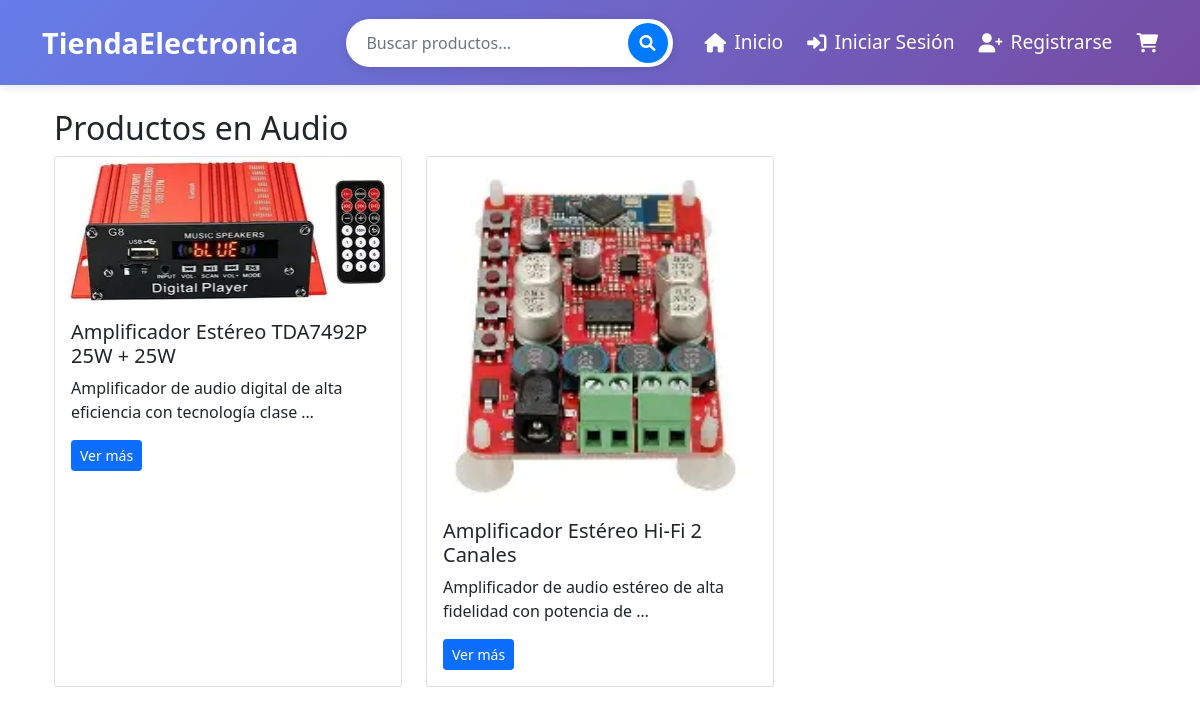
Screenshot of /productos/categoria/audio/ with the database file from the repository.
### apps/productos/models.py (models this page shows, shortened)
class CategoriaProducto(models.Model):
    nombre=models.CharField(max_length=100,unique=True)
    descripcion=models.TextField(blank=True)
    slug=models.SlugField(max_length=100,unique=True,blank=True)
    activa=models.BooleanField(default=True)
    fecha_creacion=models.DateTimeField(auto_now_add=True)
    imagen=models.ImageField(upload_to='categorias/',blank=True)
    class Meta:
        db_table='categoria_productos'
        verbose_name='Categoria'
        verbose_name_plural='Categorias'
        ordering=['nombre']

class ProductosElectronicos(models.Model):
    ESTADO_PRODUCTOS=[
        ('disponible','Disponible'),
        ('agotado','agotado'),
        ('descontinuado','Descontinuado'),
        ('preventa','pre-venta'),
    ]
    nombre = models.CharField(max_length=200)
    descripcion = models.TextField()
    precio = models.DecimalField(
        max_digits=10,
        decimal_places=2,
        validators=[MinValueValidator(Decimal('0.01'))]
    )
    precio_oferta = models.DecimalField(
        max_digits=10,
        decimal_places=2,
        null=True,
        blank=True,
        validators=[MinValueValidator(Decimal('0'))]
    )
    stock_cantidad = models.PositiveIntegerField(default=0)
    stock_minimo = models.PositiveIntegerField(default=1)
    sku = models.CharField(max_length=50, unique=True)
    marca = models.CharField(max_length=100)
    modelo = models.CharField(max_length=100)
    especificaciones_tecnicas = models.JSONField(default=dict, blank=True)
    color = models.CharField(max_length=50, blank=True)
    peso = models.DecimalField(
        max_digits=8,
        decimal_places=3,
        null=True,
        blank=True,
        help_text="Peso en kilogramos"
    )
    dimensiones = models.CharField(
        max_length=100,
        blank=True,
        help_text="Formato: Alto x Ancho x Profundidad en cm"
    )
    estado = models.CharField(
        max_length=20,
        choices=ESTADO_PRODUCTOS,
        default='disponible'
    )
    destacado = models.BooleanField(default=False)
    fecha_creacion = models.DateTimeField(auto_now_add=True)
    fecha_actualizacion = models.DateTimeField(auto_now=True)
    categoria = models.ForeignKey(
        CategoriaProducto,
        on_delete=models.SET_NULL,
        null=True,
        related_name='productos'
    )
    usuario_creador = models.ForeignKey(
        UsuarioTienda,
        on_delete=models.SET_NULL,
        null=True,
        related_name='productos_creados'
    )
    class Meta:
        db_table = 'producto_electronico'
        verbose_name = 'Producto Electrónico'
        verbose_name_plural = 'Productos Electrónicos'
        ordering = ['-fecha_creacion']
        indexes = [
            models.Index(fields=['sku']),
            models.Index(fields=['marca', 'modelo']),
            models.Index(fields=['estado']),
            models.Index(fields=['destacado']),
        ]
    @property
    def disponible(self):
        return self.estado == 'disponible' and self.stock_cantidad > 0

class ImagenProducto(models.Model):
    producto = models.ForeignKey(
        ProductosElectronicos,
        on_delete=models.CASCADE,
        related_name='imagenes'
    )
    imagen = models.ImageField(upload_to='productos/imagenes/')
    alt_text = models.CharField(max_length=255, blank=True)
    es_principal = models.BooleanField(default=False)
    orden = models.PositiveIntegerField(default=0)
    fecha_subida = models.DateTimeField(auto_now_add=True)
    class Meta:
        db_table = 'imagen_producto'
        verbose_name = 'Imagen de Producto'
        verbose_name_plural = 'Imágenes de Productos'
        ordering = ['orden', 'fecha_subida']

### apps/productos/views.py (the view)
# urls.py: path('categoria/<slug:slug>/', views.productos_por_categoria, name='por_categoria'),
def productos_por_categoria(request, slug):
    categoria = get_object_or_404(CategoriaProducto, slug=slug, activa=True)
    productos = ProductosElectronicos.objects.filter(
        categoria=categoria,
        estado='disponible'
    )
    paginator = Paginator(productos, 12)
    page_number = request.GET.get('page')
    page_obj = paginator.get_page(page_number)
    context = {
        'categoria_actual': categoria,
        'productos': page_obj,
        'categorias': CategoriaProducto.objects.filter(activa=True),
    }
    return render(request, 'productos/productos_categorias.html', context)

### apps/carrito/context_processors.py (called while the page is built)
def carrito_context(request):
    if request.user.is_authenticated:
        carrito, _ = Carrito.objects.get_or_create(usuario=request.user)
        total = carrito.items.aggregate(total=Sum('cantidad'))['total'] or 0
    else:
        total = 0
    return {'total_items_carrito': total}

### apps/productos/templates/productos/productos_categorias.html (shortened to what this page needs)
{% extends 'base.html' %}
{% block content %}
<div class="container mt-4">
    <h2>Productos en {{ categoria_actual.nombre }}</h2>
    <div class="row">
        {% for producto in productos %}
        <div class="col-md-4 mb-4">
            <div class="card h-100">
                {% if producto.imagenes.first %}
                <img src="{{ producto.imagenes.first.imagen.url }}" class="card-img-top" alt="{{ producto.nombre }}">
                {% endif %}
                <div class="card-body">
                    <h5 class="card-title">{{ producto.nombre }}</h5>
                    <p class="card-text">{{ producto.descripcion|truncatewords:10 }}</p>
                    <a href="{% url 'productos:detalle' producto.id %}" class="btn btn-primary btn-sm">Ver más</a>
                </div>
            </div>
        </div>
        {% empty %}
        <div class="col-12">
            <div class="alert alert-warning text-center">
                No hay productos disponibles en esta categoría.
            </div>
        </div>
        {% endfor %}
    </div>
</div>
{% endblock %}

### rows the page displays
CategoriaProducto: nombre "Audio"
ProductosElectronicos: imagenes.first.imagen (picture), nombre "Amplificador Estéreo TDA7492P 25W + 25W", descripcion "Amplificador de audio digital de alta eficiencia con tecnología clase …"
ProductosElectronicos: imagenes.first.imagen (picture), nombre "Amplificador Estéreo Hi-Fi 2 Canales", descripcion "Amplificador de audio estéreo de alta fidelidad con potencia de …"
